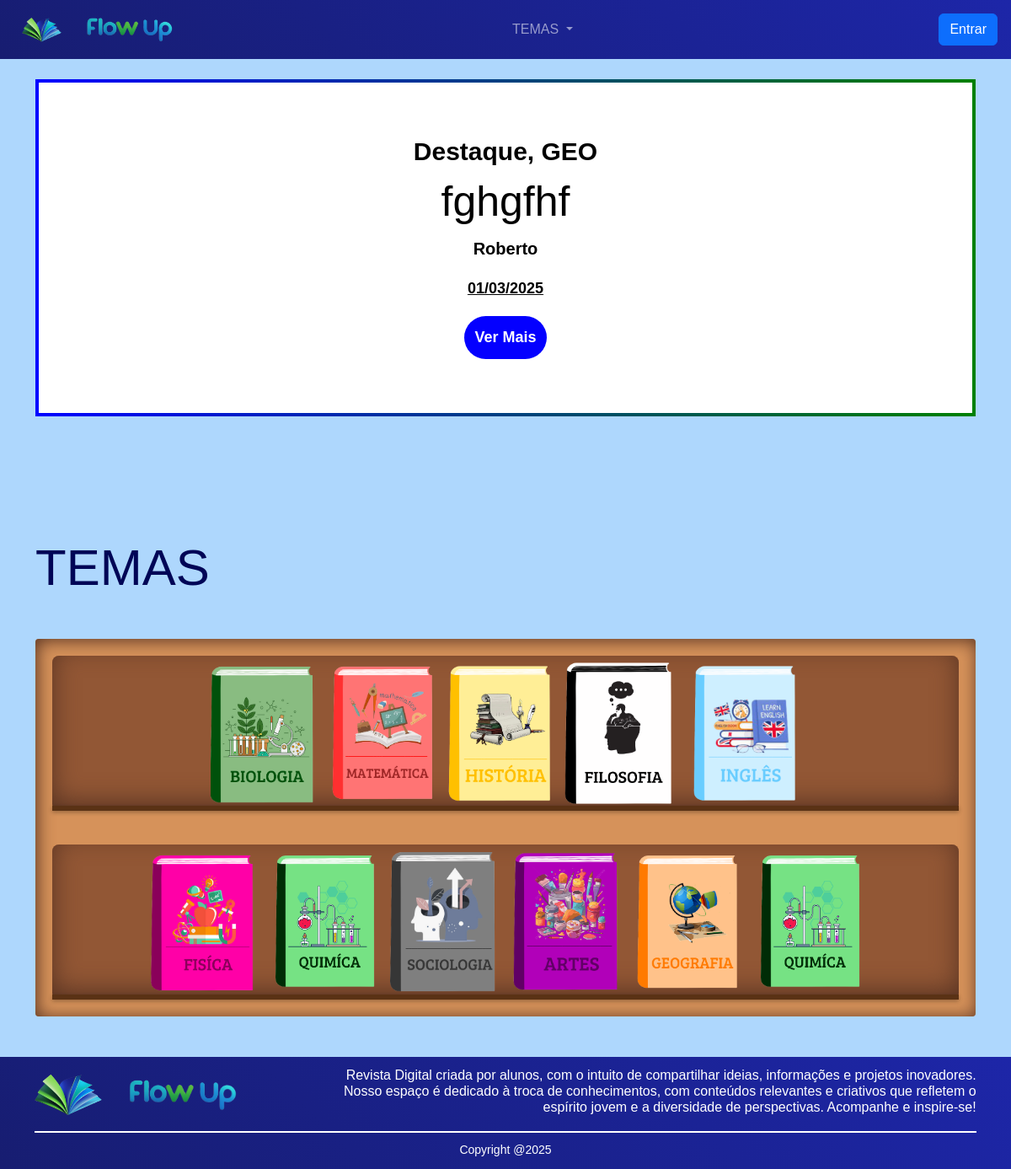
The page /Revista_Eletronica/views/revista.php on the database as committed earlier.
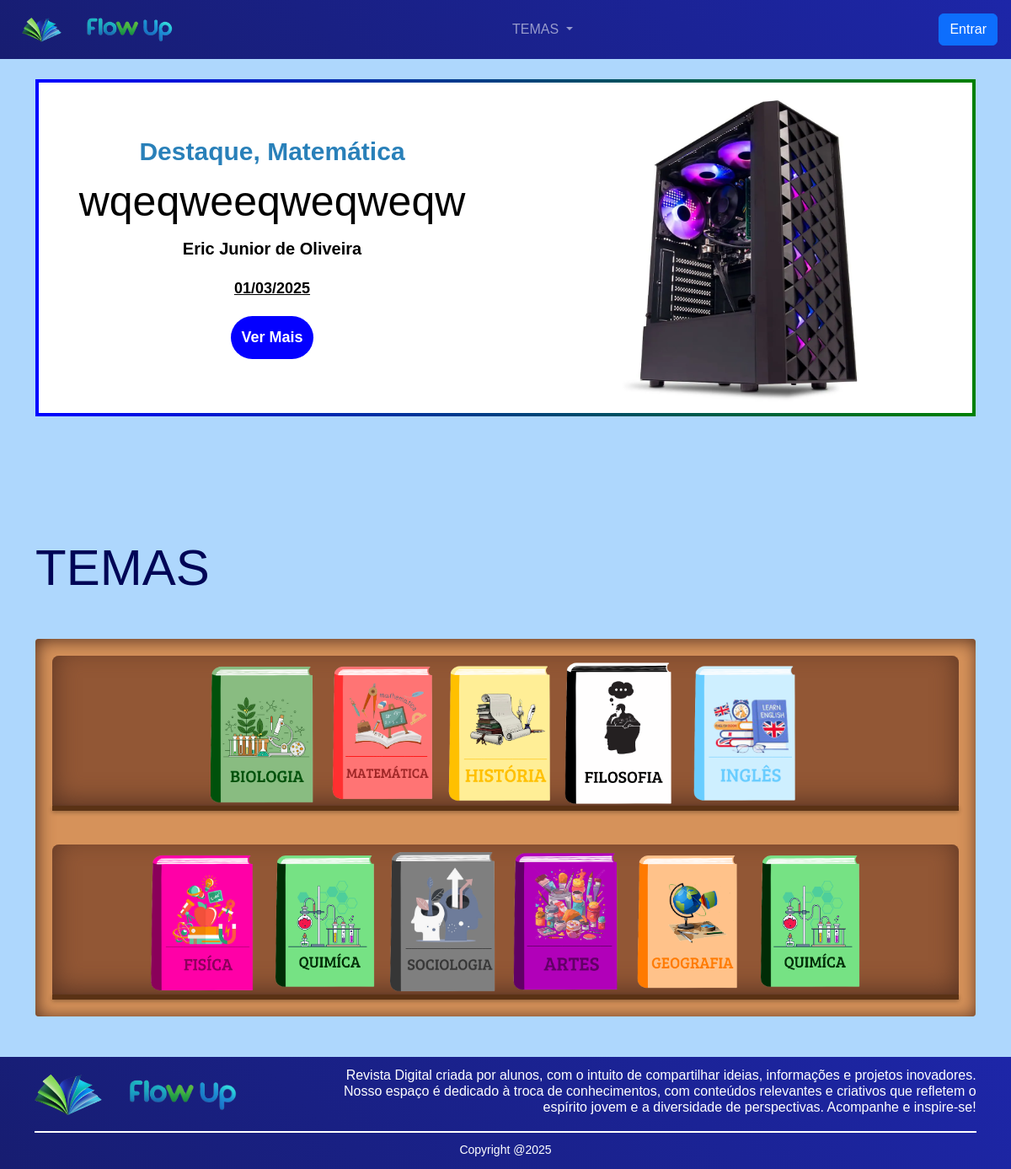
The same page on the database as committed later.
### tables this page shows
CREATE TABLE `posts` (
  `id_solicitacoes` int(11) NOT NULL,
  `grupo` int(11) NOT NULL,
  `id_usuario_solicitacoes` int(11) NOT NULL,
  `titulo` varchar(100) NOT NULL,
  `subtitulo` varchar(150) NOT NULL,
  `tema` varchar(100) NOT NULL,
  `conteudo` text NOT NULL,
  `img` varchar(225) DEFAULT NULL,
  `sugestao` text NOT NULL,
  `status` enum('pendente','aprovado','rejeitado','revisar') NOT NULL,
  `data_solicitacao` datetime NOT NULL
);

CREATE TABLE `usuarios` (
  `id` int(11) NOT NULL,
  `nome` varchar(100) NOT NULL,
  `email` varchar(140) NOT NULL,
  `senha` varchar(40) NOT NULL,
  `id_permissoes_usuario` int(3) NOT NULL,
  `perfil_foto` varchar(225) NOT NULL,
  `bio` varchar(500) NOT NULL
);

### Revista_Eletronica/views/revista.php (the view, shortened to what the changed rows need)
<?php
include('../config/conexao.php');
$cores_tema = [
    'Educação Física' => '#e67e22',
    'Física' => '#f1c40f',
    'Química' => '#8e44ad',
    'Biologia' => '#2ecc71',
    'Matemática' => '#2980b9',
    'Língua Portuguesa' => '#e74c3c',
    'Língua Inglesa' => '#34495e',
    'Geografia' => '#16a085',
    'História' => '#d35400',
    'Artes' => '#9370DB',
    'Filosofia' => '#7f8c8d',
    'Sociologia' => '#1abc9c',
];
$where_tema = isset($_SESSION['tema']) ? "AND p.tema = '" . $mysqli->real_escape_string($_SESSION['tema']) . "'" : "";
$todos_posts_result = $mysqli->query("
    SELECT
        p.*,
        u.nome AS autor,
        (SELECT COUNT(*) FROM likes l WHERE l.id_post_like = p.id_solicitacoes) AS total_likes
    FROM posts p
    INNER JOIN usuarios u ON p.id_usuario_solicitacoes = u.id
    WHERE p.status = 'aprovado' $where_tema
    ORDER BY total_likes DESC, p.data_solicitacao DESC
");
$destaques = [];
$destaques_grupos = [];
if ($todos_posts_result && $todos_posts_result->num_rows > 0) {
    while ($pagina = $todos_posts_result->fetch_assoc()) {
        $grupo = $pagina['grupo'];
        if (count($destaques) < 3 && !in_array($grupo, $destaques_grupos)) {
            $destaques[] = $pagina;
            $destaques_grupos[] = $grupo;
            continue;
        }
        if (in_array($grupo, $destaques_grupos)) {
            continue;
        }
    }
}
?>
<!DOCTYPE html>
<html lang="pt-br">
<head>
    <link rel="stylesheet" href="https://cdn.jsdelivr.net/npm/bootstrap-icons@1.11.3/font/bootstrap-icons.min.css">
    <link href="https://cdn.jsdelivr.net/npm/bootstrap@5.3.3/dist/css/bootstrap.min.css" rel="stylesheet">
    <link href="./nav.css?v=1.3" rel="stylesheet">
    <link rel="stylesheet" href="./revista.css?v=1.2">
</head>
<body style="display: flex; flex-direction: column; min-height: 100vh; margin: 0;">
    <div class="container mt-4">
        <?php if (!empty($destaques)): ?>
            <div id="destaqueCarousel" class="carousel slide" data-bs-ride="carousel">
                <div class="carousel-inner">
                    <?php
                    $active = true;
                    foreach ($destaques as $pagina):
                        $cor_tema = $cores_tema[$pagina['tema']] ?? '#000';
                    ?>
                        <div class="carousel-item <?php echo $active ? 'active' : ''; ?>">
                            <div class="header-container">
                                <div>
                                    <h4 style="font-size:30px; color:<?php echo htmlspecialchars($cor_tema); ?>;">
                                        <strong>Destaque, <?php echo htmlspecialchars($pagina['tema']); ?></strong>
                                    </h4>
                                    <h1 style="font-size:50px;"><?php echo htmlspecialchars($pagina['titulo']); ?></h1>
                                    <p style="font-size:20px;"><strong><?php echo htmlspecialchars($pagina['autor'] ?? 'Autor desconhecido'); ?></strong></p>
                                    <p style="font-weight: bold; font-size:18px; text-decoration: underline;">
                                        <?php echo date('d/m/Y', strtotime($pagina['data_solicitacao'])); ?>
                                    </p>
                                    <a href="conteudo.php?id=<?= $pagina['id_solicitacoes'] ?>&destaque=Destaque," class="text-decoration-none">Ver Mais</a>
                                </div>
                                <?php if (!empty($pagina['img'])): ?>
                                    <div>
                                        <img src="../images/<?php echo htmlspecialchars($pagina['img']); ?>" alt="Imagem do post" class="img-fluid">
                                    </div>
                                <?php endif; ?>
                            </div>
                        </div>
                    <?php
                        $active = false;
                    endforeach;
                    ?>
                </div>
            </div>
        <?php endif; ?>
    </div>
    <div class="container d-flex justify-content-center flex-column mt-5 mb-5">
        <h1 style="font-size:60px; color:#000556;" class="mb-5">TEMAS</h1>
    </div>
</body>
</html>

Rows that differ between the two databases and show on the page:
no longer on this page (row edited): posts: tema "GEO", titulo "fghgfhf", id_usuario_solicitacoes.nome "Roberto", data_solicitacao "01/03/2025"
now on this page (row edited): posts: tema "Matemática", titulo "wqeqweeqweqweqw", id_usuario_solicitacoes.nome "Eric Junior de Oliveira", data_solicitacao "01/03/2025", img (picture)
